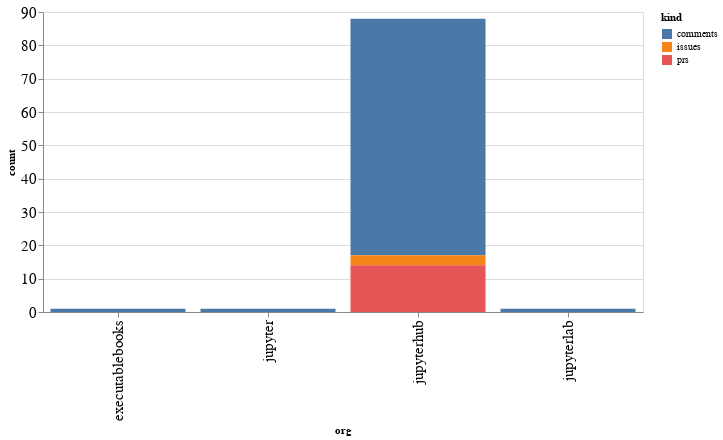

Notebook source saved alongside this figure:
### Code cell
alt.Chart(org_summaries, width=600).mark_bar().encode(
    x='org',
    y='count',
    color='kind',
    tooltip="org"
)

### Figure 1 — Vega-Lite specification as saved in the notebook (floating-point values rounded to 4 significant figures)
{"config": {"axisLeft": {"labelFontSize": 15}, "axisBottom": {"labelFontSize": 15}}, "data": {"name": "data-9bc16ffb6583c18363dd5ee2f2c78ae5"}, "mark": "bar", "encoding": {"color": {"type": "nominal", "field": "kind"}, "tooltip": {"type": "nominal", "field": "org"}, "x": {"type": "nominal", "field": "org"}, "y": {"type": "quantitative", "field": "count"}}, "width": 600, "$schema": "https://vega.github.io/schema/vega-lite/v4.8.1.json", "datasets": {"data-9bc16ffb6583c18363dd5ee2f2c78ae5": [{"org": "executablebooks", "kind": "comments", "count": 1}, {"org": "jupyter", "kind": "comments", "count": 1}, {"org": "jupyterhub", "kind": "comments", "count": 71}, {"org": "jupyterhub", "kind": "issues", "count": 3}, {"org": "jupyterhub", "kind": "prs", "count": 14}, {"org": "jupyterlab", "kind": "comments", "count": 1}]}}
